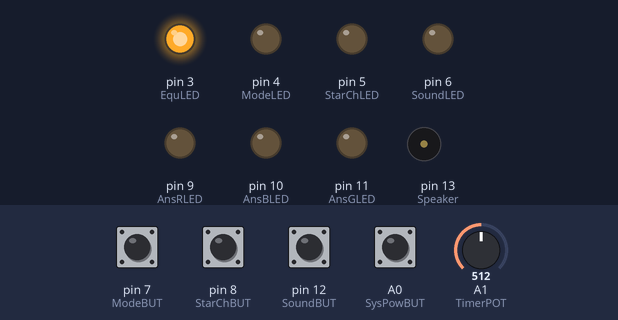
A sketch run on a simulated Arduino Uno, built with avr-gcc and run on an emulated ATmega328P. Parts: output pins drawn as LEDs (lit = HIGH), buzzer (waves = sounding). Dashed ring = blinking. The inputs (shaded band) are chosen by the test bench; at power-on: A0 (SysPowBUT), pin 7 (ModeBUT), pin 8 (StarChBUT), pin 12 (SoundBUT) LOW, A1 (TimerPOT) = 512. Pins used as bus, display or sensor lines are not drawn; what the sketch prints to the serial monitor is not drawn.

Above: at 3.6 s.
3.7 s: pin 8 (StarChBUT) pulled HIGH for 0.15 s
At 4.1 s:
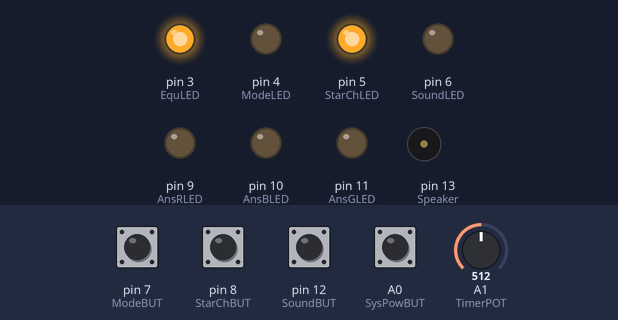
6.8 s: pin 12 (SoundBUT) pulled HIGH for 0.15 s
At 7.31 s:
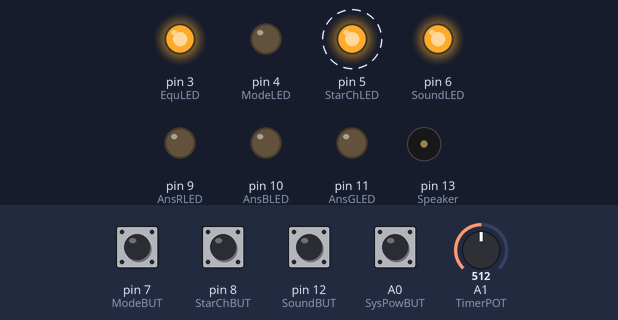
9.8 s: pin 7 (ModeBUT) pulled HIGH for 0.15 s
At 10.32 s:
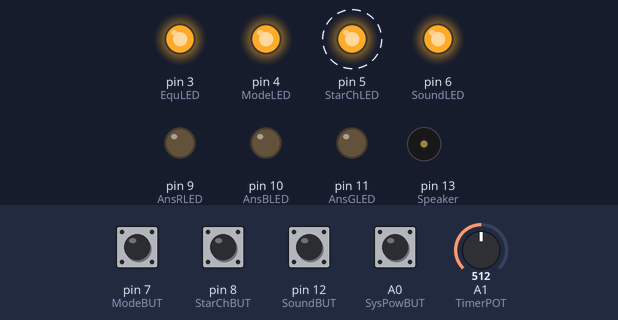
12.8 s: pin 8 (StarChBUT) pulled HIGH for 1 s
At 15.13 s:
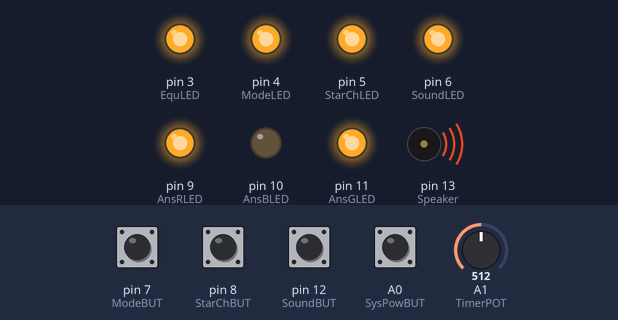
15.8 s: pin 12 (SoundBUT) pulled HIGH for 1 s
At 17.6 s:
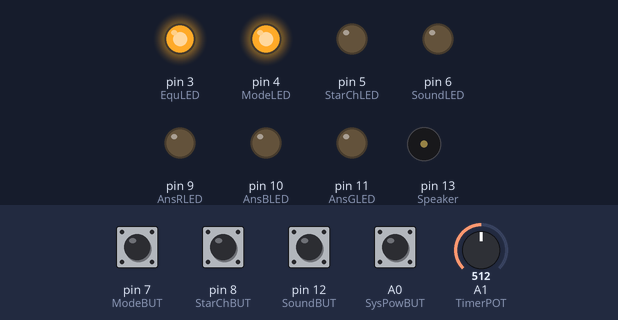
18.3 s: pin 8 (StarChBUT) pulled HIGH for 0.15 s
At 29.8 s:
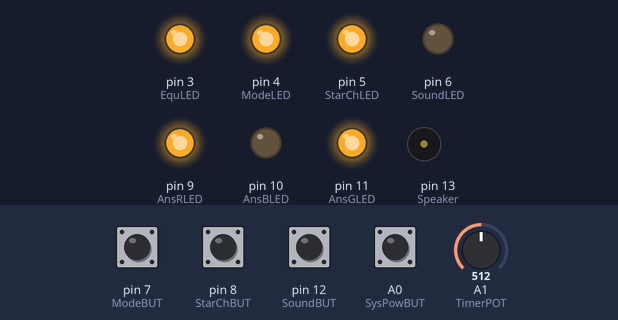
Timing chart, 0 to 30.1 s (numbered marks = the images above; inputs shaded):
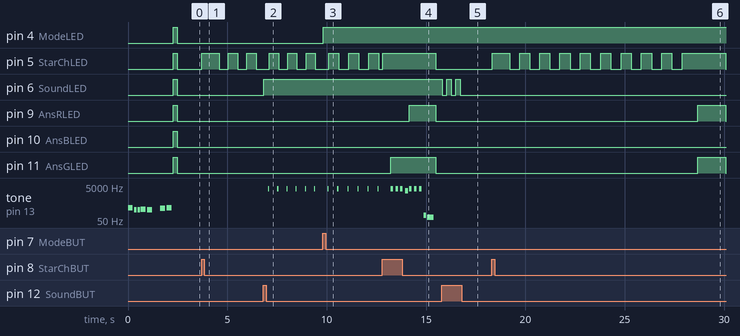

Measured:
- after the input at 3.7 s, pin 5 (StarChLED): LOW → HIGH at once, then repeats every 0.93 s: LOW 0.46 s, HIGH 0.46 s
- after the input at 6.8 s, pin 6 (SoundLED): LOW → HIGH at once; tone on pin 13 (Speaker): alternates 3520 Hz for 0.06 s and silent for 0.41 s, starting after 0.25 s
- after the input at 9.8 s, pin 4 (ModeLED): LOW → HIGH at once
- after the input at 12.8 s, pin 9 (AnsRLED): LOW → HIGH after 1.4 s, → LOW 1.3 s later; pin 11 (AnsGLED): LOW → HIGH after 0.42 s, → LOW 2.3 s later
- after the input at 15.8 s, pin 6 (SoundLED): alternates HIGH for 0.22 s and LOW for 0.22 s, 5 changes in all, then stays LOW, starting at once
- after the input at 18.3 s, pin 5 (StarChLED): goes HIGH 0.90 s, 8 × (LOW 0.50 s, HIGH 0.50 s), LOW 0.51 s, HIGH 2.2 s, then LOW, starting at once; pin 9 (AnsRLED), pin 11 (AnsGLED): LOW → HIGH after 10.4 s, → LOW 1.4 s later

The sketch:

Scroller_Button_Test.ino
```cpp
//#include <pu2clr_mcp23008.h>
#include "Pitches.h"

#define Speaker 13   // Digital Pin for speaker
#define SoundBUT 12  // Digital Pin for Sound Button Activation
#define AnsGLED 11   // Answer Green LEDs
#define AnsBLED 10   // Answer Blue LEDs
#define AnsRLED 9    // Answer Red LEDs
#define StarChBUT 8  // Digital Pin for Start Check Activation
#define ModeBUT 7    // Digital Pin for Mode (Auto Check Mode) Activation
#define SoundLED 6   // Digital Pin for Sound Button LED
#define StarChLED 5  // Digital Pin for Start / Check Button LED
#define ModeLED 4    // Digital Pin for Mode (Auto Check Mode) Button LED
#define SysPower 2   // Digital Pin for keeping the Ardunio on
#define EquLED 3     // Equation LEDs
  /* A5 wired for the SDA line of the I2C
     A4 wired for the SCL line of the I2C */
#define TimerPOT A1  // Pin for Mode (Auto Check Mode) Timer Adjustment
#define SysPowBUT A0 // Pin for Power Shutdown button

//MCP mcp;
//MCP mcp1;

bool TimerRunning = false;  // Toggles the Start Check LED flashing
bool ModeState = false;     // Toggles Auto Check Mode
char PressStage = 'O';      // Tracks Start / Check button state [O,S,C]
int TimerPass = 0;          // Counter value for seting the pulsing StarChLED and Audio
int ClockCounter = 0;       // Counter value for runing in Auto Check Mode
int TimerLength = 0;        // Adjustment time added to the minimum time when in auto mode
  /*Boot Melody*/
int melody[] = {NOTE_C4, NOTE_G3, NOTE_G3, NOTE_A3, NOTE_G3, 0, NOTE_B3, NOTE_C4};// notes in the melody:
int noteDuration[] = {4, 8, 8, 4, 4, 4, 4, 4};// note durations: 4 = quarter note, 8 = eighth note, etc.:
  /*Incorrect Melody*/
int melody1[] = { NOTE_A7,0,NOTE_A7,0,NOTE_A7,0,NOTE_G2,NOTE_D2};
int noteDuration1[] = { 8, 16,8,16,8,16,8,3};
  /*Correct Melody*/
int melody2[] = { NOTE_A7,0,NOTE_A7,0,NOTE_A7,0,NOTE_E7};
int noteDuration2[] = { 8, 16,8,16,8,16,6};
  /*Shutdown Melody*/
int melody3[] = {NOTE_C4, NOTE_G3, NOTE_G3, NOTE_A3, NOTE_G3, 0, NOTE_B3, NOTE_C4};
int noteDuration3[] = {4, 8, 8, 4, 4, 4, 4, 4};
  /*Button Debounce*/
byte SysPowPRESS = B00000000;   // Debounce record for Power Activation Press
byte StarChPRESS = B00000000;   // Debounce record for Start Check Activation Press
byte ModePRESS = B00000000;     // Debounce record for Mode Activation Press
byte SoundPRESS = B00000000;    // Debounce record for Sound Activation Press
byte DebounceRange = B11111111; // debounce range for Press
  /*MCP data*/
uint8_t result=0;
uint8_t Front=B11110000;
uint8_t Back=B00001111;

void setup() {
/* Latch Power */
    pinMode(SysPower, OUTPUT);    // Digital Pin for keeping the Ardunio on
    digitalWrite(SysPower, HIGH); // When low system turns off
/* Set Digital Pins */
    pinMode(SoundBUT, INPUT);     // Digital Pin for Sound Button Activation
    pinMode(AnsGLED, OUTPUT);     // Answer Green LEDs
    pinMode(AnsBLED, OUTPUT);     // Answer Red LEDs
    pinMode(AnsRLED, OUTPUT);     // Answer Blue LEDs
    pinMode(StarChBUT, INPUT);    // digital Pin for Start Check Activation
    pinMode(ModeBUT, INPUT);      // digital Pin for Mode Activation
    pinMode(SoundLED, OUTPUT);    // digital Pin for Sound Button LED
    pinMode(StarChLED, OUTPUT);   // digital Pin for Start / Check Button LED
    pinMode(ModeLED, OUTPUT);     // digital Pin for Mode Button LED
    pinMode(EquLED, OUTPUT);      // Equation LEDs
/* Serial, only used for fault finding and testing */
    Serial.begin(115200);
    Serial.println("----------------------------------------");
    Serial.println("setup started...");
/* Boot music */
    Boot(); // Plays boot Melody
/* LED Check */
    digitalWrite(AnsGLED, HIGH);   // Answer Green LEDs
    digitalWrite(AnsBLED, HIGH);   // Answer Red LEDs
    digitalWrite(AnsRLED, HIGH);   // Answer Blue LEDs
    digitalWrite(SoundLED, HIGH);  // digital Pin for Sound Button LED
    digitalWrite(StarChLED, HIGH); // digital Pin for Start / Check Button LED
    digitalWrite(ModeLED, HIGH);   // digital Pin for Mode Button LED
    digitalWrite(EquLED, HIGH);    // Equation LEDs
    //mcp.setup(0x20,0B00000000);   // I2C address 0x20; All GPIO port/pin are configured as output
    //mcp.setGPIOS(0B00000000); // Turns All GPIO LOW (pins 0 to 7)
    //mcp1.setup(0x21,0B11111111);   // I2C address 0x21; All GPIO port/pin are configured as intput
    //mcp1.setRegister(REG_GPPU, 0B11111111); // sets GPIO 0 to 7 with internal pull up resistors
    //mcp1.setRegister(REG_IPOL, 0B11111111); // inverts GPIO 0 to 7
    delay(200);                    // Short delay to see LEDs
    digitalWrite(AnsGLED, LOW);    // Answer Green LEDs
    digitalWrite(AnsBLED, LOW);    // Answer Red LEDs
    digitalWrite(AnsRLED, LOW);    // Answer Blue LEDs
    digitalWrite(SoundLED, LOW);   // digital Pin for Sound Button LED
    digitalWrite(StarChLED, LOW);  // digital Pin for Start / Check Button LED
    digitalWrite(ModeLED, LOW);    // digital Pin for Mode Button LED
}

void loop() {
/* Write current button states */ // Bitshift Left x = x << 1
  SysPowPRESS <<= 1;              // Bitshift Left for Power Activation Press
  StarChPRESS <<= 1;              // Bitshift Left for Start Check Activation Press
  ModePRESS <<= 1;                // Bitshift Left for Mode Activation Press
  SoundPRESS <<= 1;               // Bitshift Left for Sound Activation Press

/* Adds Current state to each record */
  SysPowPRESS |= (digitalRead(SysPowBUT)); // Adds current value (0/1) to the RHS of the bit
  StarChPRESS |= (digitalRead(StarChBUT)); // Adds current value (0/1) to the RHS of the bit
  ModePRESS |= (digitalRead(ModeBUT));     // Adds current value (0/1) to the RHS of the bit
  SoundPRESS |= (digitalRead(SoundBUT));   // Adds current value (0/1) to the RHS of the bit

/* Apply button Actions */
  if (SysPowPRESS>=DebounceRange){  // Detects if the 'Power' button has been pressed
    ShutDown();                     // Starts the Shutdown sequence (Turns off device)
  }
  if (StarChPRESS>=DebounceRange){ // Detects if the 'Start/Check' button has been pressed
    if (PressStage == 'S'){        // Checks if the button has already been pressed
      Check();                     // Checks the Answer
    } else if (PressStage == 'O'){ // Checks if this is the first press
      Start();                     // Starts the time for the answer to be inputed
    }
  }
  if ( ModePRESS>=DebounceRange){Mode();} // Toggles the Automatic Checking Mode
  if (SoundPRESS>=DebounceRange){Sound();} // Toggles Sound On and Off

/* Activate Program Sub modules */
  if (PressStage=='S'){Thinking();}  // Run the Thinking module if the start button has been pressed
  if (digitalRead(ModeLED)==HIGH&&PressStage=='S'){// Set the counter if the start and mode button has been pressed
    ClockCounter++;
  } else {
    ClockCounter=0;
  }
  if (ClockCounter>=(TimerLength+1500)){ // Check if counter is out of time
    ClockCounter=0;
    Check();
  }

  /*Prints code to demonstrate debounce concept*/
  //Serial.print(digitalRead(StarChBUT),BIN); // Prints current Start Check value
  //Serial.print('\t');
  //Serial.print(StarChPRESS);                // Prints value of Start Check Bit
  //Serial.print('\t');
  //Serial.println(StarChPRESS,BIN);          // Prints last eigth Start Check values
  /*Prints code to show all relevant buttons and counters for testing*/
  Serial.print(SysPowPRESS,BIN);    // Prints last eigth SysPow values
  Serial.print('\t');
  Serial.print(StarChPRESS,BIN);    // Prints last eigth Start Check values
  Serial.print('\t');
  Serial.print(ModePRESS,BIN);      // Prints last eigth Mode values
  Serial.print('\t');
  Serial.print(SoundPRESS,BIN);     // Prints last eigth Sount values
  Serial.print('\t');
  Serial.print(PressStage);         // Prints the current Start Check Stage
  Serial.print('\t');
  Serial.print(TimerPass);          // Prints the TimerPass Value
  Serial.print('\t');
  Serial.print(analogRead(TimerPOT)); // Prints the Pot Value
  Serial.print('\t');
  Serial.print(TimerLength);        // Prints the stored timerlength from Pot
  Serial.print('\t');
  Serial.println(ClockCounter);     // Prints the current ClockCounter (max=timerlength from Pot + fixed value)
  delay(2);                         // System loop delay, increasing will increase button detent length
}

/*Sound related functions*/
void Boot(){            // Plays Boot Melody
  for (int thisNote = 0; thisNote < (sizeof(melody)/sizeof(melody[0])); thisNote++) {
    tone(Speaker, melody[thisNote],(1000/noteDuration[thisNote])); // to calculate the note duration, take one second divided by the note duration.
    delay((1000/noteDuration[thisNote]*1.3)); // Pause is +30% of note
    noTone(Speaker);    // stop the tone playing:
  }
}

void Thinking(){ // Flashes Start LED and plays Thinking Pulse
  TimerPass += 1;                            // Increment Timer counter
  if (TimerPass  >= 140 & TimerPass < 160) { // between range active pluse sound
    if (digitalRead(SoundLED)== HIGH){       // Only play sound if sound is active
      tone(Speaker, NOTE_A7, (1000/4));      // Play sound
    }
  }
  if (TimerPass>=160) {                      // Reset Timer when above this range
      noTone(Speaker);                       // stop the tone playing:
      digitalWrite(StarChLED, !digitalRead(StarChLED)); // inverts LED
      TimerPass=0;                           // Reset the Timer counter
  }
}

void Correct(){ // Answer is correct
  analogWrite(AnsGLED,255);                  // Set LED to colour for correct answer
  if (digitalRead(SoundLED)== HIGH){         // Only play sound if sound is active
    for (int thisNote = 0; thisNote < (sizeof(melody2)/sizeof(melody2[0])); thisNote++) {
      tone(Speaker, melody2[thisNote], (1000/noteDuration2[thisNote]));
      delay((1000/noteDuration2[thisNote]*1.3));
      noTone(Speaker);                       // stop the tone playing:
    }
  }
}

void InCorrect(){ // Answer is incorrect
  analogWrite(AnsRLED,255);                 // Set LED to colour for incorrect answer
  if (digitalRead(SoundLED)== HIGH){        // Only play sound if sound is active
    for (int thisNote = 0; thisNote < (sizeof(melody1)/sizeof(melody1[0])); thisNote++) {
      tone(Speaker, melody1[thisNote], (1000/noteDuration1[thisNote]));
      delay((1000/noteDuration1[thisNote]*1.3));
      noTone(Speaker);                      // stop the tone playing:
    }
  }
}

/*Button functions*/
void ShutDown(){
  digitalWrite(SysPower, LOW);     // Removes signal that keeps the power on (Turns off device)
  digitalWrite(AnsGLED, LOW);      // Turn off Green Answer LEDs
  digitalWrite(AnsBLED, LOW);      // Turn off Blue Answer LEDs
  digitalWrite(AnsRLED, LOW);      // Turn off Red Answer LEDs
  digitalWrite(SoundLED, LOW);     // Turn off Sound Button LED
  digitalWrite(StarChLED, LOW);    // Turn off Start / Check Button LED
  digitalWrite(ModeLED, LOW);      // Turn off Mode Button LED
  digitalWrite(EquLED, LOW);       // Turn off Equation LEDs
  /*Shutdown Melody*/
  for (int thisNote = 0; thisNote < (sizeof(melody3)/sizeof(melody3[0])); thisNote++) {
    tone(Speaker, melody3[thisNote],(1000/noteDuration3[thisNote])); // to calculate the note duration, take one second divided by the note duration.
    delay((1000/noteDuration3[thisNote]*1.3)); // Pause is +30% of note
    noTone(Speaker);               // stop the tone playing:
  }
  delay(100000);                   // As the capacitor has to discharge to turn off this locks all inputs and outputs from being triggerd
}
void Start(){
  PressStage = 'S';                // Stores that Start has been pressed
  digitalWrite(StarChLED, HIGH);   // Sets Start Check LED On
  delay(400);                      // Delay alows light to be seen
  StarChPRESS <<= 8;               // Bitshift Left (x8) for Start Check Activation Press
  TimerRunning = true;             // Activates Flasing Timer
}
void Check(){
  digitalWrite(StarChLED, HIGH);   // Forces on Start Check LED
  delay(400);                      // Delay alows light to be seen
  StarChPRESS <<= 8;               // Bitshift Left (x8) for Start Check Activation Press
  Correct();                       // Calls Correct Answer module
  InCorrect();                     // Calls Incorrect Answer module
  if (digitalRead(SoundLED)== LOW){delay(1400);} // Adds extra time to module when operating with no sound
  TimerRunning = false;            // Deactivates Flasing Timer
  TimerPass = 0;                   // Reset Flasing Timer
  PressStage = 'O';                // Clears that Start has been pressed
  digitalWrite(StarChLED, LOW);    // Turn off Start / Check Button LED
  analogWrite(AnsGLED,0);          // Turn off Green Answer LEDs
  analogWrite(AnsBLED,0);          // Turn off Blue Answer LEDs
  analogWrite(AnsRLED,0);          // Turn off Red Answer LEDs
}
void Mode(){
  digitalWrite(ModeLED, !digitalRead(ModeLED));         // Inverts Mode LED
  TimerLength=map(analogRead(TimerPOT),0,1023,0,3000);  // Reads Pot Value and converts it to a larger range
  delay(200);                      // Delay alows debounce after press
  ModePRESS <<= 8;                 // Bitshift Left (x8) for Mode Activation Press
}
void Sound(){
  digitalWrite(SoundLED, !digitalRead(SoundLED)); // Inverts Sound LED
  delay(200);                     // Delay alows debounce after press
  SoundPRESS <<= 8;               // Bitshift Left (x8) for Sound Activation Press
}
```

Pitches.h
```cpp
/*************************************************
 * Public Constants
 *************************************************/

#define NOTE_B0  31
#define NOTE_C1  33
#define NOTE_CS1 35
#define NOTE_D1  37
#define NOTE_DS1 39
#define NOTE_E1  41
#define NOTE_F1  44
#define NOTE_FS1 46
#define NOTE_G1  49
#define NOTE_GS1 52
#define NOTE_A1  55
#define NOTE_AS1 58
#define NOTE_B1  62
#define NOTE_C2  65
#define NOTE_CS2 69
#define NOTE_D2  73
#define NOTE_DS2 78
#define NOTE_E2  82
#define NOTE_F2  87
#define NOTE_FS2 93
#define NOTE_G2  98
#define NOTE_GS2 104
#define NOTE_A2  110
#define NOTE_AS2 117
#define NOTE_B2  123
#define NOTE_C3  131
#define NOTE_CS3 139
#define NOTE_D3  147
#define NOTE_DS3 156
#define NOTE_E3  165
#define NOTE_F3  175
#define NOTE_FS3 185
#define NOTE_G3  196
#define NOTE_GS3 208
#define NOTE_A3  220
#define NOTE_AS3 233
#define NOTE_B3  247
#define NOTE_C4  262
#define NOTE_CS4 277
#define NOTE_D4  294
#define NOTE_DS4 311
#define NOTE_E4  330
#define NOTE_F4  349
#define NOTE_FS4 370
#define NOTE_G4  392
#define NOTE_GS4 415
#define NOTE_A4  440
#define NOTE_AS4 466
#define NOTE_B4  494
#define NOTE_C5  523
#define NOTE_CS5 554
#define NOTE_D5  587
#define NOTE_DS5 622
#define NOTE_E5  659
#define NOTE_F5  698
#define NOTE_FS5 740
#define NOTE_G5  784
#define NOTE_GS5 831
#define NOTE_A5  880
#define NOTE_AS5 932
#define NOTE_B5  988
#define NOTE_C6  1047
#define NOTE_CS6 1109
#define NOTE_D6  1175
#define NOTE_DS6 1245
#define NOTE_E6  1319
#define NOTE_F6  1397
#define NOTE_FS6 1480
#define NOTE_G6  1568
#define NOTE_GS6 1661
#define NOTE_A6  1760
#define NOTE_AS6 1865
#define NOTE_B6  1976
#define NOTE_C7  2093
#define NOTE_CS7 2217
#define NOTE_D7  2349
#define NOTE_DS7 2489
#define NOTE_E7  2637
#define NOTE_F7  2794
#define NOTE_FS7 2960
#define NOTE_G7  3136
#define NOTE_GS7 3322
#define NOTE_A7  3520
#define NOTE_AS7 3729
#define NOTE_B7  3951
#define NOTE_C8  4186
#define NOTE_CS8 4435
#define NOTE_D8  4699
#define NOTE_DS8 4978
```
